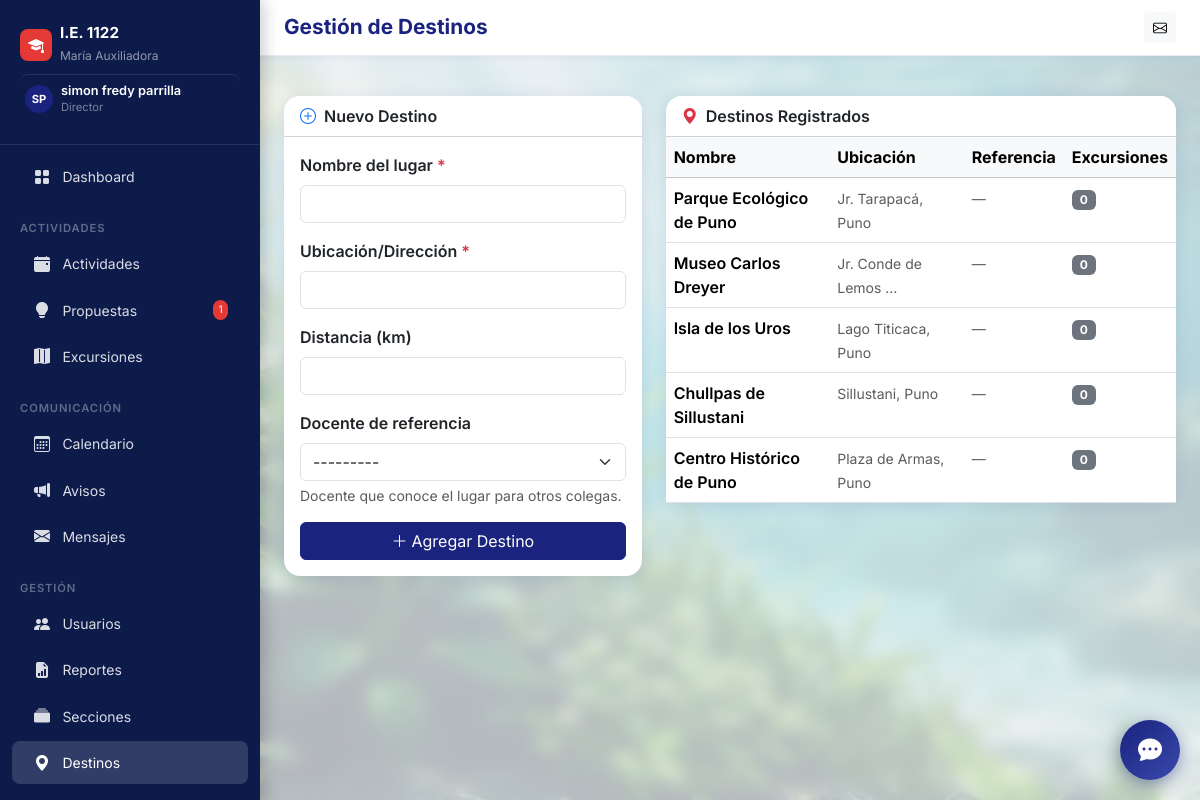
Screenshot of /config/destinos/ (signed in) with the database file from the repository.
### core/models.py (models this page shows, shortened)
class User(AbstractUser):
    ROLE_CHOICES = [
        ('director', 'Director'),
        ('docente', 'Docente'),
    ]
    role = models.CharField(max_length=20, choices=ROLE_CHOICES, default='docente', verbose_name='Rol')
    email = models.EmailField(unique=True, verbose_name='Correo electrónico')
    telefono = models.CharField(max_length=15, blank=True, verbose_name='Teléfono')
    fecha_nacimiento = models.DateField(null=True, blank=True, verbose_name='Fecha de nacimiento')
    foto_perfil = models.ImageField(upload_to='perfiles/', blank=True, null=True, verbose_name='Foto de perfil')
    seccion_asignada = models.CharField(max_length=50, blank=True, verbose_name='Sección / Grado asignado', help_text='Ej: 3B, 5A, ED.FISICA')
    class Meta:
        verbose_name = 'Usuario'
        verbose_name_plural = 'Usuarios'
    def __str__(self):
        return f"{self.get_full_name() or self.username} ({self.get_role_display()})"
    @property
    def is_director(self):
        return self.role == 'director'

class Destino(models.Model):
    nombre = models.CharField(max_length=200, verbose_name='Nombre del lugar')
    ubicacion = models.CharField(max_length=300, verbose_name='Ubicación/Dirección')
    distancia_km = models.DecimalField(
        max_digits=6, decimal_places=2, null=True, blank=True, verbose_name='Distancia (km)'
    )
    docente_referencia = models.ForeignKey(
        User, on_delete=models.SET_NULL, null=True, blank=True,
        related_name='destinos_referencia', verbose_name='Docente de referencia'
    )
    class Meta:
        verbose_name = 'Destino'
        verbose_name_plural = 'Destinos'
        ordering = ['nombre']

### core/views.py (the view)
# urls.py: path('config/destinos/', views.destinos_lista, name='destinos_lista'),
@director_required
def destinos_lista(request):
    destinos = Destino.objects.annotate(num_excursiones=Count('excursiones'))
    form = DestinoForm(request.POST or None)
    if request.method == 'POST' and form.is_valid():
        form.save()
        messages.success(request, 'Destino creado.')
        return redirect('destinos_lista')
    return render(request, 'config/destinos.html', {'destinos': destinos, 'form': form})

### core/forms.py
class DestinoForm(forms.ModelForm):
    class Meta:
        model = Destino
        fields = ['nombre', 'ubicacion', 'distancia_km', 'docente_referencia']
        widgets = {
            'nombre': forms.TextInput(attrs={'class': 'form-control'}),
            'ubicacion': forms.TextInput(attrs={'class': 'form-control'}),
            'distancia_km': forms.NumberInput(attrs={'class': 'form-control', 'step': '0.1'}),
            'docente_referencia': forms.Select(attrs={'class': 'form-select'}),
        }

### core/context_processors.py (called while the page is built)
def global_context(request):
    if request.user.is_authenticated:
        mensajes_no_leidos = Mensaje.objects.filter(
            para_usuario=request.user, leido=False
        ).count()
        pendientes_count = 0
        if request.user.is_director:
            pendientes_count = PropuestaActividad.objects.filter(estado='pendiente').count()
        return {
            'mensajes_no_leidos': mensajes_no_leidos,
            'pendientes_count': pendientes_count,
        }
    return {}

### core/views.py (called while the page is built)
def director_required(view_func):
    @functools.wraps(view_func)
    @login_required
    def wrapper(request, *args, **kwargs):
        if not request.user.is_director:
            messages.error(request, 'Acceso restringido: solo el director puede realizar esta acción.')
            return redirect('dashboard')
        return view_func(request, *args, **kwargs)
    return wrapper

### templates/config/destinos.html (shortened to what this page needs)
{% extends 'base.html' %}
{% block page_title %}Gestión de Destinos{% endblock %}
{% block content %}
<div class="row g-4">
  <div class="col-lg-5">
    <div class="card">
      <div class="card-header bg-white"><i class="bi bi-plus-circle text-primary me-2"></i>Nuevo Destino</div>
      <div class="card-body">
        <form method="post">
          <div class="mb-3">
            <label class="form-label fw-semibold">Nombre del lugar <span class="text-danger">*</span></label>
            {{ form.nombre }}
          </div>
          <div class="mb-3">
            <label class="form-label fw-semibold">Ubicación/Dirección <span class="text-danger">*</span></label>
            {{ form.ubicacion }}
          </div>
          <div class="mb-3">
            <label class="form-label fw-semibold">Distancia (km)</label>
            {{ form.distancia_km }}
          </div>
          <div class="mb-3">
            <label class="form-label fw-semibold">Docente de referencia</label>
            {{ form.docente_referencia }}
            <small class="text-muted d-block mt-1">Docente que conoce el lugar para otros colegas.</small>
          </div>
          <button type="submit" class="btn btn-primary w-100">
            <i class="bi bi-plus-lg me-1"></i>Agregar Destino
          </button>
        </form>
      </div>
    </div>
  </div>
  <div class="col-lg-7">
    <div class="card">
      <div class="card-header bg-white"><i class="bi bi-geo-alt-fill text-danger me-2"></i>Destinos Registrados</div>
      <div class="card-body p-0">
        <table class="table table-hover mb-0">
          <thead class="table-light"><tr><th>Nombre</th><th>Ubicación</th><th>Referencia</th><th>Excursiones</th></tr></thead>
          <tbody>
            {% for d in destinos %}
            <tr>
              <td class="fw-semibold">{{ d.nombre }}</td>
              <td><small class="text-muted">{{ d.ubicacion|truncatechars:20 }}</small></td>
              <td>
                {% if d.docente_referencia %}
                  <span class="small text-primary"><i class="bi bi-person-check me-1"></i>{{ d.docente_referencia.username }}</span>
                {% else %}
                  <span class="small text-muted">—</span>
                {% endif %}
              </td>
              <td><span class="badge bg-secondary">{{ d.num_excursiones }}</span></td>
            </tr>
            {% empty %}
            <tr><td colspan="4" class="text-center text-muted py-3">Sin destinos registrados</td></tr>
            {% endfor %}
          </tbody>
        </table>
      </div>
    </div>
  </div>
</div>
{% endblock %}

### templates/base.html (shortened to what this page needs)
<!DOCTYPE html>
<html lang="es">
<head>
  <link href="https://cdn.jsdelivr.net/npm/bootstrap@5.3.3/dist/css/bootstrap.min.css" rel="stylesheet">
  <link href="https://cdn.jsdelivr.net/npm/bootstrap-icons@1.11.3/font/bootstrap-icons.css" rel="stylesheet">
</head>
<body>
  <nav id="sidebar">
    <div class="sidebar-brand">
      <div class="d-flex align-items-center gap-2 mb-1">
        <div
          style="background:#e53935;width:32px;height:32px;border-radius:8px;display:flex;align-items:center;justify-content:center;">
          <i class="bi bi-mortarboard-fill text-white"></i>
        </div>
        <div>
          <h6>I.E. 1122</h6>
          <small>María Auxiliadora</small>
        </div>
      </div>
      {% if user.is_authenticated %}
      <a href="{% url 'perfil' %}" class="text-decoration-none d-flex align-items-center gap-2 mt-2 pt-2 profile-link"
        style="border-top:1px solid rgba(255,255,255,0.1)">
        {% if user.foto_perfil %}
        <img src="{{ user.foto_perfil.url }}" class="rounded-circle" width="28" height="28" style="object-fit:cover;">
        {% else %}
        <div class="avatar-placeholder" style="width:28px;height:28px;font-size:.7rem;">
          {{ user.first_name|first|upper }}{{ user.last_name|first|upper }}
        </div>
        {% endif %}
        <div>
          <div style="color:#fff;font-size:.8rem;font-weight:600;line-height:1.2;">
            {{ user.get_full_name|default:user.username }}
          </div>
          <div style="color:rgba(255,255,255,.45);font-size:.7rem;">
            {{ user.get_role_display }}
          </div>
        </div>
      </a>
      {% endif %}
    </div>
    <ul class="nav flex-column py-2">
      <li><a class="nav-link {% if request.resolver_match.url_name == 'dashboard' %}active{% endif %}"
          href="{% url 'dashboard' %}">
          <i class="bi bi-grid-fill"></i> Dashboard
        </a></li>
      <div class="nav-section">Actividades</div>
      <li><a class="nav-link {% if 'actividades' in request.path %}active{% endif %}"
          href="{% url 'actividades_lista' %}">
          <i class="bi bi-calendar-event-fill"></i> Actividades
        </a></li>
      <li><a class="nav-link {% if 'propuestas' in request.path %}active{% endif %}"
          href="{% url 'propuestas_lista' %}">
          <i class="bi bi-lightbulb-fill"></i> Propuestas
          {% if user.is_director %}
          {% with cnt=pendientes_count %}{% if cnt %}<span class="badge-count">{{ cnt }}</span>{% endif %}{% endwith %}
          {% endif %}
        </a></li>
      <li><a class="nav-link {% if 'excursiones' in request.path %}active{% endif %}"
          href="{% url 'excursiones_lista' %}">
          <i class="bi bi-map-fill"></i> Excursiones
        </a></li>
      <div class="nav-section">Comunicación</div>
      <li><a class="nav-link {% if 'calendario' in request.path %}active{% endif %}"
          href="{% url 'calendario_actividades' %}">
          <i class="bi bi-calendar3"></i> Calendario
        </a></li>
      <li><a class="nav-link {% if 'avisos' in request.path %}active{% endif %}" href="{% url 'avisos_lista' %}">
          <i class="bi bi-megaphone-fill"></i> Avisos
        </a></li>
      <li><a class="nav-link {% if 'mensajes' in request.path %}active{% endif %}" href="{% url 'mensajes_bandeja' %}">
          <i class="bi bi-envelope-fill"></i> Mensajes
        </a></li>
      {% if user.is_director %}
      <div class="nav-section">Gestión</div>
      <li><a class="nav-link {% if 'usuarios' in request.path %}active{% endif %}" href="{% url 'usuarios_lista' %}">
          <i class="bi bi-people-fill"></i> Usuarios
        </a></li>
      <li><a class="nav-link {% if 'reportes' in request.path %}active{% endif %}" href="{% url 'reportes_panel' %}">
          <i class="bi bi-file-earmark-bar-graph-fill"></i> Reportes
        </a></li>
      <li><a class="nav-link {% if 'secciones' in request.path %}active{% endif %}" href="{% url 'secciones_lista' %}">
          <i class="bi bi-collection-fill"></i> Secciones
        </a></li>
      <li><a class="nav-link {% if 'destinos' in request.path %}active{% endif %}" href="{% url 'destinos_lista' %}">
          <i class="bi bi-geo-alt-fill"></i> Destinos
        </a></li>
      <li><a class="nav-link" href="/admin/" target="_blank">
        </a></li>
      {% endif %}
    </ul>
  </nav>
  <div id="main-content">
    <div class="topbar d-flex align-items-center justify-content-between">
      <div class="d-flex align-items-center gap-3">
        <h1 class="page-title">{% block page_title %}{% endblock %}</h1>
      </div>
      <div class="d-flex align-items-center gap-2">
        <a href="{% url 'mensajes_bandeja' %}" class="btn btn-sm btn-light position-relative">
          <i class="bi bi-envelope"></i>
        </a>
      </div>
    </div>
    <div class="px-4 pt-3">
    </div>
    <main class="p-4">
      {% block content %}{% endblock %}
    </main>
  </div>
  <div id="chatbot-widget">
    <button id="chat-toggle" onclick="toggleChat()">
      <i class="bi bi-chat-dots-fill"></i>
    </button>
  </div>
</body>
</html>

### templates/base.html (style rules this page uses)
:root { --primary: #1a237e; --primary-light: #283593; --accent: #e53935; --sidebar-bg: #0d1b4b; --sidebar-text: rgba(255, 255, 255, 0.85); --sidebar-active: rgba(255, 255, 255, 0.15); --body-bg: #f0f2f8; --card-shadow: 0 2px 16px rgba(26, 35, 126, 0.10); }
body { font-family: 'Inter', sans-serif; background: url('/static/img/fondo_agua_plantas.png') no-repeat center center fixed; background-size: cover; min-height: 100vh; animation: dynamicBG 40s linear infinite alternate; }
#sidebar { backdrop-filter: blur(5px); box-shadow: 4px 0 15px rgba(0, 0, 0, 0.2); }
#sidebar { width: 260px; min-height: 100vh; background: var(--sidebar-bg); position: fixed; top: 0; left: 0; z-index: 1000; transition: all .3s ease; overflow-y: auto; }
#sidebar .sidebar-brand { padding: 1.5rem 1.25rem; border-bottom: 1px solid rgba(255, 255, 255, 0.1); }
#sidebar .sidebar-brand h6 { color: #fff; font-weight: 700; margin: 0; font-size: .95rem; }
#sidebar .sidebar-brand small { color: rgba(255, 255, 255, 0.55); font-size: .75rem; }
#sidebar .nav-link { color: var(--sidebar-text); padding: .6rem 1.25rem; border-radius: .5rem; margin: .1rem .75rem; display: flex; align-items: center; gap: .65rem; font-size: .875rem; transition: all .2s; }
#sidebar .nav-link:hover, #sidebar .nav-link.active { background: var(--sidebar-active); color: #fff; }
#sidebar .nav-link i { width: 20px; text-align: center; font-size: 1rem; }
#sidebar .nav-section { color: rgba(255, 255, 255, 0.35); font-size: .7rem; font-weight: 600; text-transform: uppercase; letter-spacing: .08em; padding: .75rem 1.25rem .25rem; margin-top: .5rem; }
#sidebar .badge-count { background: var(--accent); color: #fff; font-size: .65rem; padding: .2em .5em; border-radius: 10px; margin-left: auto; }
#main-content { margin-left: 260px; min-height: 100vh; transition: margin .3s; background: rgba(240, 242, 248, 0.75); backdrop-filter: blur(8px); position: relative; }
.topbar { background: #fff; border-bottom: 1px solid #e8eaf6; padding: .75rem 1.5rem; position: sticky; top: 0; z-index: 900; box-shadow: 0 1px 8px rgba(26, 35, 126, 0.07); }
.page-title { font-size: 1.3rem; font-weight: 700; color: var(--primary); margin: 0; }
.card { border: none; border-radius: 1rem; box-shadow: var(--card-shadow); }
.card-header { border-radius: 1rem 1rem 0 0 !important; font-weight: 600; }
.btn-primary { background: var(--primary); border-color: var(--primary); }
.avatar-placeholder { width: 36px; height: 36px; border-radius: 50%; background: var(--primary); color: #fff; display: inline-flex; align-items: center; justify-content: center; font-weight: 700; font-size: .85rem; }
.profile-link { transition: background 0.2s ease; border-radius: 8px; padding: 5px; }
#chatbot-widget { position: fixed; bottom: 20px; right: 20px; z-index: 9999; font-family: inherit; }
#chat-toggle { width: 60px; height: 60px; border-radius: 50%; background: linear-gradient(135deg, #1a237e 0%, #3949ab 100%); color: white; border: none; box-shadow: 0 4px 15px rgba(26, 35, 126, 0.4); cursor: pointer; display: flex; align-items: center; justify-content: center; transition: transform 0.3s cubic-bezier(0.175, 0.885, 0.32, 1.275); }
#chat-toggle .bi { font-size: 1.5rem; }

### rows the page displays
User: first_name|first "S", last_name|first "P", get_full_name "simon fredy parrilla", role "Director"
Destino: nombre "Parque Ecológico de Puno", ubicacion "Jr. Tarapacá, Puno", num_excursiones "0"
Destino: nombre "Museo Carlos Dreyer", ubicacion "Jr. Conde de Lemos …", num_excursiones "0"
Destino: nombre "Isla de los Uros", ubicacion "Lago Titicaca, Puno", num_excursiones "0"
Destino: nombre "Chullpas de Sillustani", ubicacion "Sillustani, Puno", num_excursiones "0"
Destino: nombre "Centro Histórico de Puno", ubicacion "Plaza de Armas, Puno", num_excursiones "0"

### other values shown
{{ cnt }} "1"
